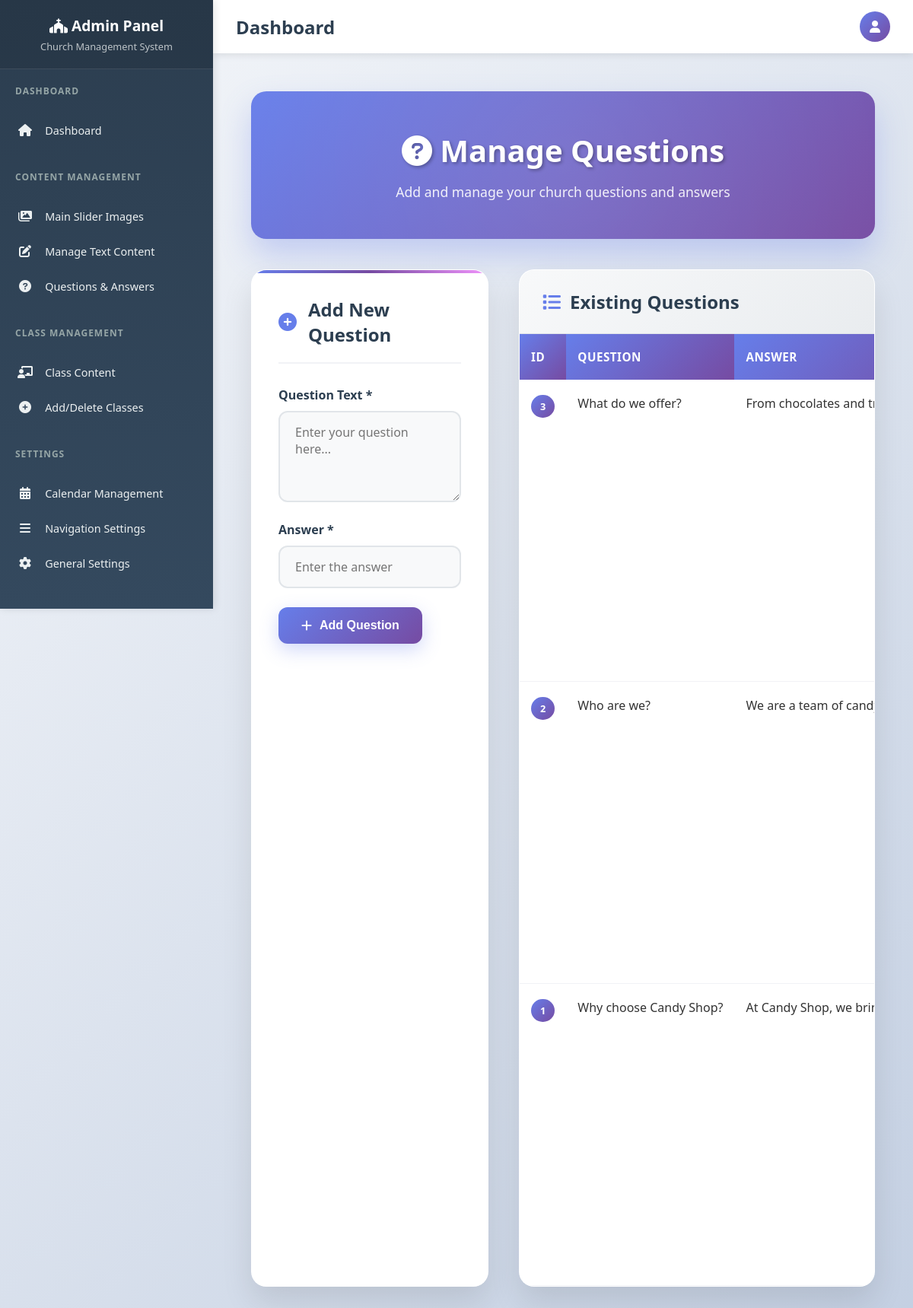
The app's page /manger/AddToQuestions.php (signed in) with its own data.
### tables this page shows
CREATE TABLE `questions` (
  `id` int(11) NOT NULL,
  `client_id` int(11) NOT NULL,
  `question_text` text NOT NULL,
  `option1` varchar(255) NOT NULL,
  `option2` varchar(255) NOT NULL,
  `option3` varchar(255) NOT NULL,
  `correct_option` varchar(255) NOT NULL,
  `created_at` timestamp NOT NULL DEFAULT current_timestamp()
);

### GetClient.php (called while the page is built, shortened)
<?php
require('connect.php');
$domain = $_SERVER['HTTP_HOST'];
$sql = "SELECT * FROM `clients` WHERE domin = ? LIMIT 1";
$stmt = $conn->prepare($sql);
$stmt->bind_param("s", $domain);
$stmt->execute();
$result = $stmt->get_result();
if ($row = $result->fetch_assoc()) {
    $clientID = $conn->real_escape_string($row['id']);
} else {
    echo "No client found for the domain: " . htmlspecialchars($domain);
    exit();
}
?>

### manger/AddToQuestions.php (the view, shortened to what this page needs)
<?php
include('../manger/nav.php');
include '../GetClient.php';
?>
<!DOCTYPE html>
<html lang="en">
<head>
    <link href="https://cdnjs.cloudflare.com/ajax/libs/font-awesome/6.0.0/css/all.min.css" rel="stylesheet">
</head>
<body>
    <div class="page-container">
        <div class="page-header">
            <h1><i class="fas fa-question-circle"></i> Manage Questions</h1>
            <p>Add and manage your church questions and answers</p>
        </div>
        <div class="content-grid">
            <div class="form-card">
                <div class="form-header">
                    <i class="fas fa-plus-circle"></i>
                    <h2>Add New Question</h2>
                </div>
                <form action="<?php echo htmlspecialchars($_SERVER["PHP_SELF"]); ?>" method="post">
                    <div class="form-group">
                        <label for="question_text">Question Text *</label>
                        <textarea id="question_text" name="question_text" required placeholder="Enter your question here..."></textarea>
                    </div>
                    <div class="form-group">
                        <label for="option1">Answer *</label>
                        <input type="text" id="option1" name="option1" required placeholder="Enter the answer">
                    </div>
                    <button type="submit" name="add_question" class="btn btn-primary">
                        <i class="fas fa-plus"></i>
                        Add Question
                    </button>
                </form>
            </div>
            <div class="table-card">
                <div class="table-header">
                    <h2><i class="fas fa-list"></i> Existing Questions</h2>
                </div>
                <div style="overflow-x: auto;">
                    <table class="data-table">
                        <thead>
                            <tr>
                                <th>ID</th>
                                <th>Question</th>
                                <th>Answer</th>
                            </tr>
                        </thead>
                        <tbody>
                            <?php
                            $sql = "SELECT * FROM questions WHERE client_id = $clientID ORDER BY id DESC";
                            $result = $conn->query($sql);
                            if ($result && $result->num_rows > 0) {
                                while ($row = $result->fetch_assoc()) {
                                    echo "<tr>";
                                    echo "<td><span class='question-id'>" . htmlspecialchars($row["id"]) . "</span></td>";
                                    echo "<td><div class='content-preview'>" . htmlspecialchars($row["question_text"]) . "</div></td>";
                                    echo "<td><div class='content-preview'>" . htmlspecialchars($row["option1"]) . "</div></td>";
                                    echo "</tr>";
                                }
                            }
                            ?>
                        </tbody>
                    </table>
                </div>
            </div>
        </div>
    </div>
</body>
</html>

### manger/nav.php (style rules this page uses)
* { margin: 0; padding: 0; box-sizing: border-box; }
body { font-family: 'Segoe UI', Tahoma, Geneva, Verdana, sans-serif; background: #f8f9fa; margin: 0; padding: 0; }

### manger/AddToQuestions.php (style rules this page uses)
* { margin: 0; padding: 0; box-sizing: border-box; }
body { font-family: 'Segoe UI', Tahoma, Geneva, Verdana, sans-serif; background: linear-gradient(135deg, #f5f7fa 0%, #c3cfe2 100%); min-height: 100vh; color: #333; }
.page-container { max-width: 1400px; margin: 0 auto; padding: 20px; }
.page-header { background: linear-gradient(135deg, #667eea 0%, #764ba2 100%); color: #fff; padding: 50px 40px; border-radius: 20px; margin-bottom: 40px; text-align: center; box-shadow: 0 20px 40px rgba(102, 126, 234, 0.3); position: relative; overflow: hidden; }
.page-header::before { content: ''; position: absolute; top: -50%; left: -50%; width: 200%; height: 200%; background: radial-gradient(circle, rgba(255,255,255,0.1) 0%, transparent 70%); animation: float 6s ease-in-out infinite; }
.page-header h1 { margin: 0; font-size: 2.5rem; font-weight: 700; text-shadow: 2px 2px 4px rgba(0,0,0,0.3); position: relative; z-index: 1; }
.page-header p { margin: 15px 0 0; opacity: 0.9; font-size: 1.1rem; position: relative; z-index: 1; }
.content-grid { display: grid; grid-template-columns: 1fr 1.5fr; gap: 40px; margin-bottom: 40px; }
.form-card { background: #fff; border-radius: 20px; box-shadow: 0 20px 40px rgba(0, 0, 0, 0.1); padding: 35px; border: 1px solid rgba(255, 255, 255, 0.2); backdrop-filter: blur(10px); position: relative; overflow: hidden; }
.form-card::before { content: ''; position: absolute; top: 0; left: 0; right: 0; height: 4px; background: linear-gradient(90deg, #667eea, #764ba2, #f093fb); }
.form-header { display: flex; align-items: center; gap: 15px; margin-bottom: 30px; padding-bottom: 20px; border-bottom: 2px solid #f1f2f6; }
.form-header h2 { margin: 0; color: #2c3e50; font-size: 1.5rem; font-weight: 600; }
.form-header i { color: #667eea; font-size: 1.5rem; }
.form-group { margin-bottom: 25px; }
.form-group label { display: block; margin-bottom: 10px; font-weight: 600; color: #2c3e50; font-size: 1rem; }
.form-group input, .form-group select, .form-group textarea { width: 100%; padding: 15px 20px; border: 2px solid #e1e5e9; border-radius: 12px; font-size: 1rem; transition: all 0.3s ease; background: #f8f9fa; font-family: inherit; }
.form-group textarea { min-height: 120px; resize: vertical; }
.btn { padding: 15px 30px; border: none; border-radius: 12px; font-size: 1rem; font-weight: 600; cursor: pointer; transition: all 0.3s ease; text-decoration: none; display: inline-flex; align-items: center; gap: 10px; position: relative; overflow: hidden; }
.btn::before { content: ''; position: absolute; top: 0; left: -100%; width: 100%; height: 100%; background: linear-gradient(90deg, transparent, rgba(255,255,255,0.2), transparent); transition: left 0.5s; }
.btn-primary { background: linear-gradient(135deg, #667eea 0%, #764ba2 100%); color: #fff; box-shadow: 0 8px 25px rgba(102, 126, 234, 0.3); }
.table-card { background: #fff; border-radius: 20px; box-shadow: 0 20px 40px rgba(0, 0, 0, 0.1); overflow: hidden; border: 1px solid rgba(255, 255, 255, 0.2); backdrop-filter: blur(10px); }
.table-header { background: linear-gradient(135deg, #f8f9fa 0%, #e9ecef 100%); padding: 25px 30px; border-bottom: 1px solid #e1e5e9; }
.table-header h2 { margin: 0; color: #2c3e50; font-size: 1.5rem; font-weight: 600; display: flex; align-items: center; gap: 12px; }
.table-header i { color: #667eea; font-size: 1.5rem; }
.data-table { width: 100%; border-collapse: collapse; }
.data-table th { background: linear-gradient(135deg, #667eea 0%, #764ba2 100%); color: #fff; padding: 20px 15px; text-align: left; font-weight: 600; font-size: 0.95rem; text-transform: uppercase; letter-spacing: 0.5px; }
.data-table td { padding: 20px 15px; border-bottom: 1px solid #f1f2f6; vertical-align: top; }
.data-table tr { transition: all 0.3s ease; }
.content-preview { max-width: 300px; overflow: hidden; text-overflow: ellipsis; white-space: nowrap; font-weight: 500; }
.question-id { background: linear-gradient(135deg, #667eea 0%, #764ba2 100%); color: #fff; padding: 6px 12px; border-radius: 20px; font-size: 0.8rem; font-weight: 600; display: inline-block; }

### records on screen
questions: id "3", question_text "What do we offer?", option1 "From chocolates and truffles to gum…"
questions: id "2", question_text "Who are we?", option1 "We are a team of candy lovers dedicat…"
questions: id "1", question_text "Why choose Candy Shop?", option1 "At Candy Shop, we bring you the swee…"
